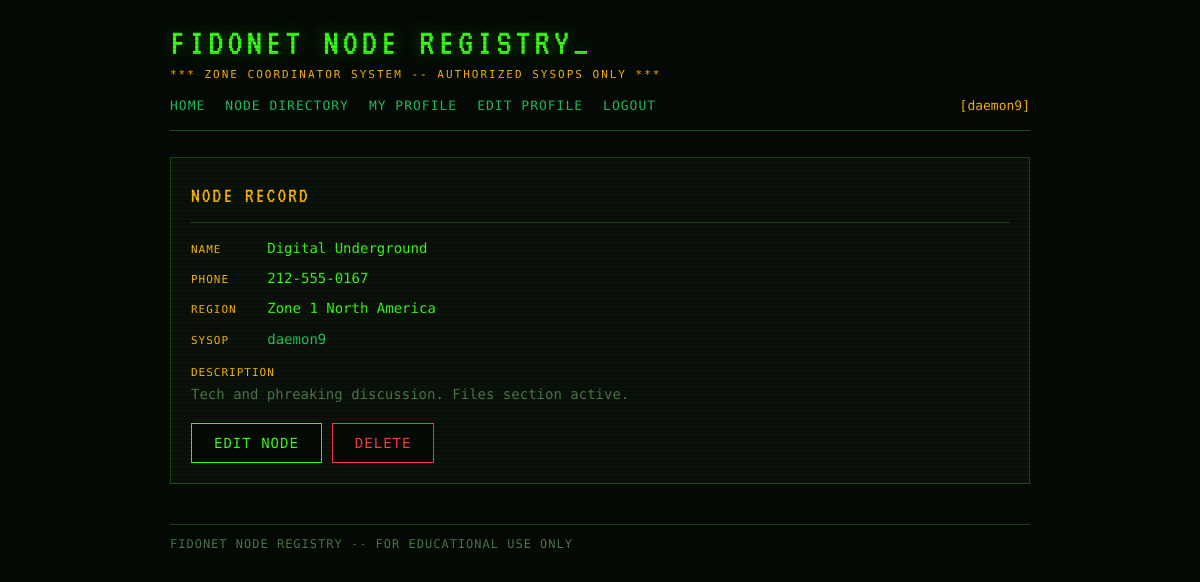
The page /node/2 (signed in) on the database its author committed.
### tables this page shows
CREATE TABLE users (
            id INTEGER PRIMARY KEY AUTOINCREMENT,
            username TEXT UNIQUE NOT NULL,
            password_hash TEXT NOT NULL,
            role TEXT NOT NULL DEFAULT 'user',
            region TEXT,
            joined INTEGER
        );

CREATE TABLE nodes (
            id INTEGER PRIMARY KEY AUTOINCREMENT,
            name TEXT NOT NULL,
            phone TEXT,
            region TEXT,
            description TEXT,
            owner_id INTEGER NOT NULL
        );

### app.py (the view)
@app.route('/node/<int:node_id>')
def node_view(node_id):
    current = get_current_user(request)
    if not current:
        return redirect(url_for('login'))
    node = node_repo.find_by_id(node_id)
    if not node:
        flash('Node not found.', 'error')
        return redirect(url_for('directory'))
    return render_template('node_view.html', node=node, current_user=current)

### app.py (called while the page is built)
def get_current_user(req):
    token = req.cookies.get('bbs_token')
    if not token:
        return None
    return sessions.get(token)

    def fetchone(self, query, params=()):
        cursor = self._conn.cursor()
        cursor.execute(query, params)
        return cursor.fetchone()

    def find_by_id(self, record_id):
        return self._db.fetchone("""
            SELECT n.*, u.username AS owner_username
            FROM nodes n JOIN users u ON n.owner_id = u.id
            WHERE n.id = ?
        """, (record_id,))

### templates/node_view.html
{% extends "base.html" %}
{% block content %}
<div class="panel">
  <div class="panel-title">NODE RECORD</div>
  <div class="node-detail"><span class="label">NAME &nbsp;&nbsp;&nbsp;&nbsp; </span><span class="value">{{ node.name }}</span></div>
  <div class="node-detail"><span class="label">PHONE &nbsp;&nbsp;&nbsp; </span><span class="value">{{ node.phone }}</span></div>
  <div class="node-detail"><span class="label">REGION &nbsp;&nbsp; </span><span class="value">{{ node.region }}</span></div>
  <div class="node-detail"><span class="label">SYSOP &nbsp;&nbsp;&nbsp; </span><span class="value"><a href="{{ url_for('profile', user_id=node.owner_id) }}">{{ node.owner_username }}</a></span></div>
  <div class="node-detail" style="margin-top:10px;"><span class="label">DESCRIPTION</span><br><span class="value" style="color:var(--grey);">{{ node.description }}</span></div>
  {% if current_user %}
  <div class="btn-row" style="margin-top:18px;">
    <a href="{{ url_for('node_edit', node_id=node.id) }}" class="btn">EDIT NODE</a>
    <a href="{{ url_for('node_delete', node_id=node.id) }}" class="btn btn-danger">DELETE</a>
  </div>
  {% endif %}
</div>
{% endblock %}

### templates/base.html (shortened to what this page needs)
<!DOCTYPE html>
<html lang="en">
<head>
  <link rel="stylesheet" href="{{ url_for('static', filename='css/style.css') }}">
</head>
<body>
<div class="page-wrap">
  <header class="site-header">
    <div class="site-title">FIDONET NODE REGISTRY<span class="blink">_</span></div>
    <div class="site-sub">*** ZONE COORDINATOR SYSTEM -- AUTHORIZED SYSOPS ONLY ***</div>
    <nav class="site-nav">
      <a href="{{ url_for('index') }}">HOME</a>
      <a href="{{ url_for('directory') }}">NODE DIRECTORY</a>
      {% if current_user %}
        <a href="{{ url_for('profile', user_id=current_user.user_id) }}">MY PROFILE</a>
        <a href="{{ url_for('profile_edit') }}">EDIT PROFILE</a>
        <a href="{{ url_for('logout') }}">LOGOUT</a>
        <span class="nav-handle">[{{ current_user.username }}]</span>
      {% else %}
        <a href="{{ url_for('login') }}">LOGIN</a>
        <a href="{{ url_for('register') }}">REGISTER</a>
      {% endif %}
    </nav>
  </header>
  <main>
    {% block content %}{% endblock %}
  </main>
  <footer class="site-footer">
    FIDONET NODE REGISTRY -- FOR EDUCATIONAL USE ONLY
  </footer>
</div>
</body>
</html>

### static/css/style.css (style rules this page uses)
:root { --bg: #050a05; --bg-panel: #0a120a; --green: #39ff14; --green-dim: #1a7a0a; --green-mid: #22c55e; --amber: #ffb800; --red: #ff3c3c; --grey: #4a7a4a; --text: #c8f5c8; --border: #1a4a1a; --font-mono: 'Share Tech Mono', monospace; --font-vt: 'VT323', monospace; }
* { box-sizing: border-box; margin: 0; padding: 0; }
body { background: var(--bg); color: var(--text); font-family: var(--font-mono); font-size: 14px; line-height: 1.6; min-height: 100vh; }
body::before { content: ''; position: fixed; inset: 0; background: repeating-linear-gradient( 0deg, transparent, transparent 2px, rgba(0,0,0,0.12) 2px, rgba(0,0,0,0.12) 4px ); pointer-events: none; z-index: 9999; }
.page-wrap { max-width: 900px; margin: 0 auto; padding: 24px 20px; }
.site-header { border-bottom: 1px solid var(--border); padding-bottom: 14px; margin-bottom: 26px; }
.site-title { font-family: var(--font-vt); font-size: 38px; color: var(--green); letter-spacing: 4px; line-height: 1; text-shadow: 0 0 18px rgba(57,255,20,0.35); }
.site-sub { color: var(--amber); font-size: 11px; letter-spacing: 2px; margin-top: 4px; }
.site-nav { margin-top: 12px; display: flex; gap: 20px; flex-wrap: wrap; align-items: center; }
.site-nav a { color: var(--green-mid); text-decoration: none; font-size: 13px; letter-spacing: 1px; }
.nav-handle { margin-left: auto; color: var(--amber); font-size: 13px; }
.panel { background: var(--bg-panel); border: 1px solid var(--border); padding: 20px; margin-bottom: 20px; }
.panel-title { font-family: var(--font-vt); font-size: 22px; color: var(--amber); letter-spacing: 2px; margin-bottom: 14px; border-bottom: 1px solid var(--border); padding-bottom: 8px; }
.btn { background: var(--bg); border: 1px solid var(--green); color: var(--green); font-family: var(--font-mono); font-size: 14px; padding: 8px 22px; cursor: pointer; letter-spacing: 1px; text-decoration: none; display: inline-block; }
.btn-danger { border-color: var(--red); color: var(--red); }
.btn-row { margin-top: 6px; display: flex; gap: 10px; }
.node-detail { margin-bottom: 8px; }
.node-detail .label { color: var(--amber); font-size: 11px; letter-spacing: 1px; }
.node-detail .value { color: var(--green); }
.site-footer { margin-top: 40px; border-top: 1px solid var(--border); padding-top: 10px; color: var(--grey); font-size: 12px; letter-spacing: 1px; }
.blink { animation: blink 1.1s step-end infinite; }
a { color: var(--green-mid); text-decoration: none; }

### rows shown on the page
users: username "daemon9", owner_username "daemon9"
nodes: name "Digital Underground", phone "212-555-0167", region "Zone 1 North America", description "Tech and phreaking discussion. Files section active."
